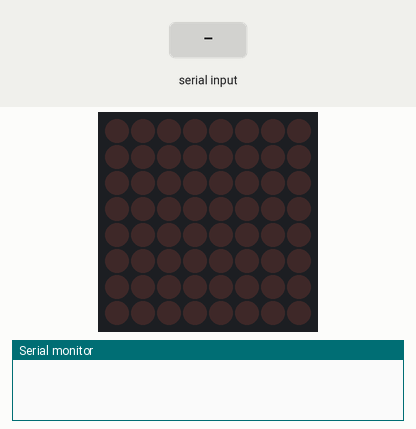
This sketch was run on a simulated Arduino Uno, built with avr-gcc and run on an emulated ATmega328P. On the bench: 8×8 LED matrix, the last lines printed to the serial monitor. Wiring (inferred from the names in the program): LED matrix (orientation assumed): rows pin 10, pin 11, pin 12, pin 15, pin 16, pin 17, pin 18, pin 19; columns pin 2, pin 3, pin 4, pin 5, pin 6, pin 7, pin 8, pin 9. The inputs (shaded band) are chosen by the test bench.

Above: at 1.2 s.
1.3 s: "ASCII-0\n" received over Serial
2.8 s: "90,45\n" received over Serial
At 4.0 s:
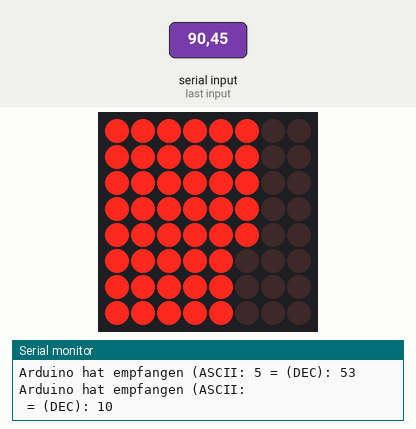
4.4 s: "H90\n" received over Serial
At 4.68 s:
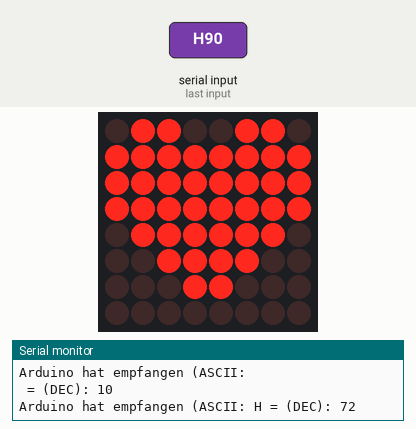
5.9 s: "D90\n" received over Serial
At 6.45 s:
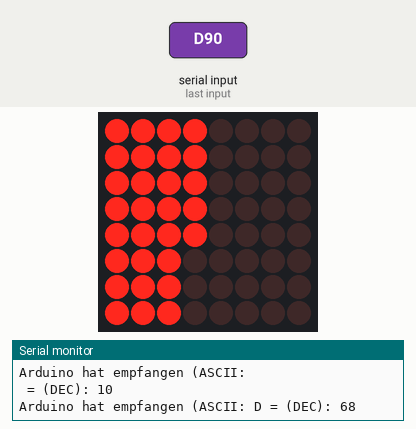
7.4 s: byte 13 (13) received over Serial
Timing chart, 0 to 9.9 s (numbered marks = the images above; inputs shaded):
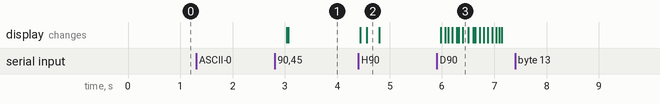

Measured:
- after the input at 2.8 s, the display: first changes after 0.24 s (image 1 shows a later state)
- after the input at 4.4 s, the display: first changes at once (image 2 shows a later state)
- after the input at 5.9 s, the display: first changes after 0.08 s (image 3 shows a later state)

The sketch:

_8x8LED_Seriell_Control.ino
```cpp
/* Matrix Animation sketch
   per PC Monitor kann ein Herzschlag-Bild, ein Demo Lauflicht oder jede einzelne LED von 1-64 angesteuert werden
   Eingabe von:
   H     -->  Herzschlag
   D     -->  Demolauflicht
   1-64  -->  die entsprechende LED einschalten
Alle Zeichen werden empfangen & zur Kontrolle wieder an PC zurück geschickt. Buchstaben & Zahlen werden untersucht */

byte bigHeart[] = {            // Symbol für großes Herz. "1" bedeutet LED an
  B01100110,
  B11111111,
  B11111111,
  B11111111,
  B01111110,
  B00111100,
  B00011000,
  B00000000};

byte smallHeart[] = {          // Symbol für kleines Herz. "1" bedeutet LED an
  B00000000,
  B00000000,
  B00010100,
  B00111110,
  B00111110,
  B00011100,
  B00001000,
  B00000000};

const int columnPins[] = {2, 3, 4, 5, 6, 7, 8, 9};
const int rowPins[]    = {10,11,12,15,16,17,18,19};
const int onTime = 250;      // Mikro Sekunden pro LED. Mal 64 ergibt Frame Zeit

char chSerial = 0;           // speichert die empfangenen Daten
char chLetter = 0;           // speichert den empfangenen Buchstaben
int empfZahl = 0;            // 0 - 64, als0 max. 2 Ziffern, default == 0,
int pulseDelay = 800 ;       // milliseconds to wait between beats
int zahl = -1;               // default == -1 ==> keime Ziffer

void setup()
{
  for (int i = 0; i < 8; i++)
  {
    pinMode(rowPins[i], OUTPUT);                      // make all the LED pins outputs
    pinMode(columnPins[i], OUTPUT);
  }  // for
  Serial.begin(9600);                                 // öffnet die serielle Schnittstelle
}  // setup

void loop()
{
  if (Serial.available() > 0)                         // gibt es ein Zeichen
  {                                                   // read the incoming byte:
    chSerial = Serial.read();                         // Datenbyte lesen
    Serial.print("Arduino hat empfangen (ASCII: ");   // Text ausgeben
    Serial.print(chSerial);                           // empfangenes Datenbyte wieder ausgeben ASCII
    Serial.print(" = (DEC): ");
    Serial.println((int)chSerial);                    // nach interger wandeln und ausgeben

    if (isDigit(chSerial))                            // prüfen ob Zeichen eine Zahl ist
    {
      empfZahl = (empfZahl*10) + (chSerial - '0');    // Zahl ist "ASCII-Wert" - "ASCII-0"
      zahl = empfZahl;                                // für weitere Anwendung speichern
      chLetter = 0;                                   // Da "zahl" empfangen wurde "chLetter" löschen
    }
    else
    {
      if ((chSerial < 91) && (chSerial > 64))         // prüfen ob Zeichen eine Buchstabe ist
      {
        chLetter = chSerial;                          // für weitere Anwendung speichern
        empfZahl = 0;                                 // Zifferneingabe zu Ende,  bereit für neue Zahlenumwandlung
        zahl = -1;                                    // Da "chLetter" empfangen wurde "zahl" löschen
      }
      else
      {
        if ((chSerial == 10) || (chSerial == 13))    // NL newline oder carriage return CR
        {
          empfZahl = 0;                              // Zifferneingabe zu Ende,  bereit für neue Zahlenumwandlung
        }
      }
    }  // else
  }        // if serial available

  if ((zahl >= 0) && (zahl < 65))                    // wenn eine Zahl zwischen 1 und 64
  {
    showPixel(zahl);                                 // diese LED einschalten
  }
  else
  {
    if (zahl > 64)                                    // wenn Zahl > 64
    {
        empfZahl = 0;                                 // Zifferneingabe zu groß,  bereit für neue Zahlenumwandlung
        zahl = -1;                                    // und "zahl" löschen
    }
  }
  if (chLetter == 'H')                                // Wenn Buchstabe 'H' Herzschlag anzeigen
  {
    show(smallHeart, 100);                            // 80 show the small heart image for 100 ms
    show(bigHeart, 200);                              // 160 followed by the big heart for 200ms
    delay(pulseDelay);                                // show nothing between beats
  }  // if

  if (chLetter == 'D')                                // wenn Buchstabe 'D' Demo Lauflicht anzeigen
  {
    showDemo();
  }  // if
}  // loop


// routine to show a frame of an image stored in the array pointed to
// by the image parameter.
// the frame is repeated for the given duration in milliseconds
void show( byte * image, unsigned long duration)
{
  unsigned long start = millis();            // begin timing the animation
  while (start + duration > millis())        // loop until duration period has passed
  {
    for(int row = 0; row < 8; row++)
    {
      digitalWrite(rowPins[row], HIGH);          // connect row to +5 volts
      for(int column = 0; column < 8; column++)
      {
        boolean pixel = bitRead(image[row],column);
        if(pixel == 1)
        {
          digitalWrite(columnPins[column], LOW);  // connect column to Gnd
        }
        delayMicroseconds(300);                   // a small delay for each LED
        digitalWrite(columnPins[column], HIGH);   // disconnect column from Gnd
      }  // for column
      digitalWrite(rowPins[row], LOW);            // disconnect LEDs
    }    // for row
  }    // while
}    // fct fct. show

void showDemo()
{
  for (int pixel = 0; pixel < 64; pixel++)
  {
    showPixel(pixel);
  }  // for pixel
  delay(100);
}  // fct. demo

void showPixel(int pixelNr)
{
  int columnLevel = pixelNr / 8;                     // map to the number of columns
  int rowLevel = pixelNr % 8;                        // get the fractional value
  for (int column = 0; column < 8; column++)
  {
    digitalWrite(columnPins[column], LOW);           // connect this column to Ground
    for(int row = 0; row < 8; row++)
    {
      if (columnLevel > column)
      {
        digitalWrite(rowPins[row], HIGH);            // connect all LEDs in row to +5 volts
      }  // if
      else
      {
        if (columnLevel == column && rowLevel > row)
        {
          digitalWrite(rowPins[row], HIGH);
        }  // if
        else
        {
          digitalWrite(columnPins[column], LOW); // turn off all LEDs in this row
        }  // else
      }  // else
      delayMicroseconds(onTime);               // gives frame time (64 LEDs mal 300 = 20ms)
      digitalWrite(rowPins[row], LOW);         // turn off LED
    }  // for "row"
    digitalWrite(columnPins[column], HIGH);   // disconnect this column from GND
  }  // for "column"
}  // fct, showPixel
```
